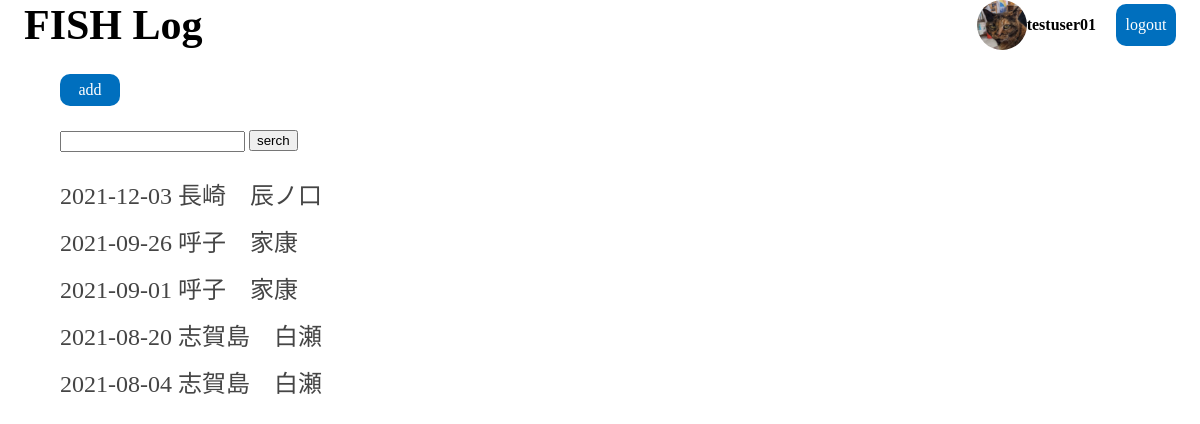
The page /main.php (signed in) on the database its author committed.
### tables this page shows
CREATE TABLE `date_table` (
  `id` int(12) NOT NULL,
  `date` date NOT NULL,
  `dive_site` varchar(128) NOT NULL,
  `temp` int(4) NOT NULL,
  `created_at` datetime NOT NULL,
  `updated_at` datetime NOT NULL,
  `user_id` int(12) NOT NULL
);

### main.php (the view, shortened to what this page needs)
<?php
$user_id = $_SESSION['user_id'];
$pdo = connect_to_db();
$sql = 'SELECT * FROM date_table WHERE user_id = :user_id ORDER BY date DESC';
$stmt = $pdo->prepare($sql);
$stmt->bindValue(':user_id',$user_id, PDO::PARAM_STR);
try {
  $status = $stmt->execute();
} catch (PDOException $e) {
  echo json_encode(["sql error" => "{$e->getMessage()}"]);
  exit();
}
$result = $stmt->fetchAll(PDO::FETCH_ASSOC);
$output = "";
foreach ($result as $record) {
    $output .= "
    <a href=view.php?id={$record["id"]}><li class=date_txt>{$record["date"]} {$record['dive_site']}</li></a>
";
}
?>
<!DOCTYPE html>
<html lang="ja">
<head>
  <link rel="stylesheet" href="./css/reset.css">
  <link rel="stylesheet" href="./css/style.css">
</head>
<body>
  <header>
    <div id="header_left">
      <h1>FISH Log</h1>
    </div>
    <div id="header_right">
      <img src="./img/face.JPG" id="profile_image" alt="プロフィール画像">
      <div id="user_name"><?=$_SESSION['username']?></div>
      <a href="logout.php" id="logout_btn" class="btn">logout</a>
    </div>
  </header>
  <div id="wrapper">
    <section id="top_btn_section">
      <a href="date_input.php">
        <div id="add_btn" class="add">add</div>
      </a>
    </section>
    <section id="search_section">
      <form action="result.php" method="post">
        <input type="text">
        <button type="submit">serch</button>
      </form>
    </section>
    <section>
      <ul id="date_list">
        <?= $output ?>
    </section>
  </div>
</body>
</html>

### css/style.css (style rules this page uses)
* { box-sizing: border-box; }
#wrapper { width: 90%; margin:0 auto; }
a:link, a:visited, a:hover, a:active { text-decoration: none; color: #454545; }
li { list-style: none; }
.btn { cursor: pointer; }
header { display: flex; justify-content: space-between; align-items: center; }
#header_left { margin-left: 24px; }
#header_left h1 { font-size: 42px; }
#profile_image { width: 50px; height: 50px; border-radius: 50%; }
#header_right { display: flex; justify-content: center; align-items: center; margin-right: 24px; }
#user_name { font-size: 16px; font-weight: bold; }
#logout_btn { text-align: center; line-height:42px; width: 60px; margin-left: 20px; background-color: #006fbe; border-radius: 10px; color: #fff; }
#top_btn_section { margin-top: 24px; margin-bottom: 24px; }
#add_btn { text-align: center; line-height:32px; width: 60px; background-color: #006fbe; border-radius: 10px; color: #fff; }
#search_section { margin-bottom: 24px; }
.date_txt { font-size: 24px; color: #454545; margin-bottom: 12px; }

### rows shown on the page
date_table: date "2021-12-03", dive_site "長崎 辰ノ口"
date_table: date "2021-09-26", dive_site "呼子 家康"
date_table: date "2021-09-01", dive_site "呼子 家康"
date_table: date "2021-08-20", dive_site "志賀島 白瀬"
date_table: date "2021-08-04", dive_site "志賀島 白瀬"

### other values the page prints
$_SESSION['username'] "testuser01"
